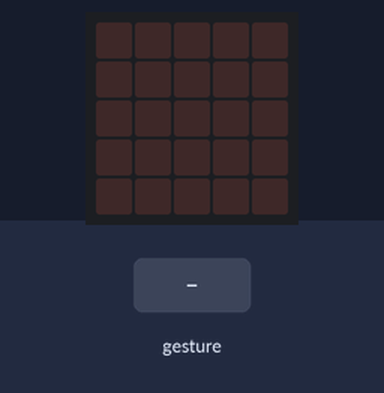
Simulated run of this program. Board: BBC micro:bit (MakeCode). Parts: the board's 5×5 LED display. The inputs (shaded band) are chosen by the test bench. Random numbers come from a fixed seed; a tilt is held for 1.5 s and a shake lasts 1 s, then the board lies face up again.

Above: at 1.2 s.
1.3 s: gesture 'shake'
At 2.3 s:
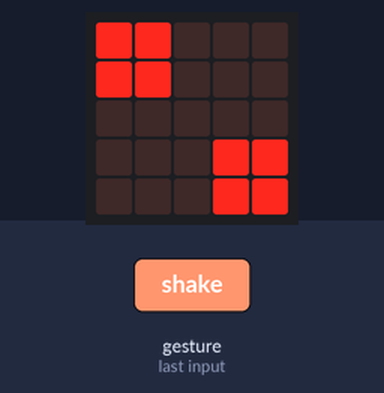
3.0 s: gesture 'shake'
At 3.6 s:
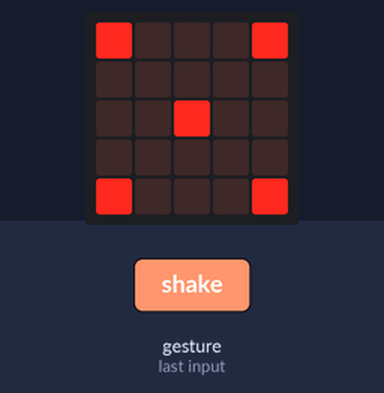
4.7 s: gesture 'shake'
At 6.1 s:
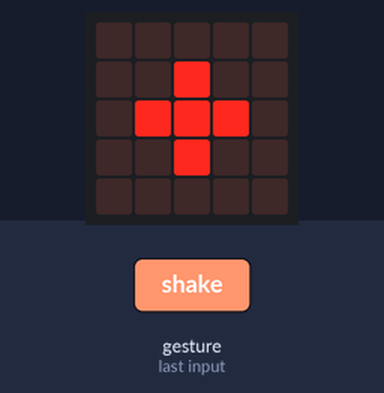
6.4 s: gesture 'shake'
At 7.4 s:
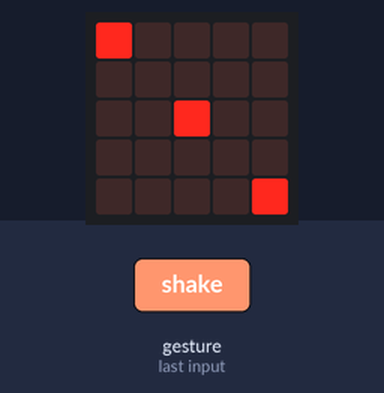
Timing chart, 0 to 9.1 s (numbered marks = the images above; inputs shaded):
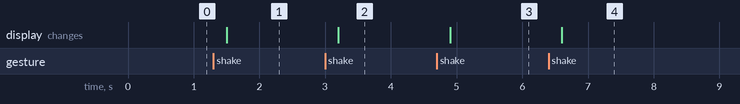

Measured:
- after the input at 1.3 s, the display: changes after 0.20 s (image 1)
- after the input at 3.0 s, the display: changes after 0.20 s (image 2)
- after the input at 4.7 s, the display: changes after 0.20 s (image 3)
- after the input at 6.4 s, the display: changes after 0.20 s (image 4)

The program:

main.ts
```typescript
let number = 0
input.onGesture(Gesture.Shake, function () {
    number = randint(1, 6)
    basic.clearScreen()
    if (number == 1) {
        basic.showLeds(`
            . . . . .
            . . # . .
            . # # # .
            . . # . .
            . . . . .
            `)
    } else if (number == 2) {
        basic.showLeds(`
            # # . . .
            # # . . .
            . . . . .
            . . . # #
            . . . # #
            `)
    } else if (number == 3) {
        basic.showLeds(`
            # . . . .
            . . . . .
            . . # . .
            . . . . .
            . . . . #
            `)
    } else if (number == 4) {
        basic.showLeds(`
            # . . # #
            # . . . .
            . . . . .
            . . . . #
            # # . . #
            `)
    } else if (number == 5) {
        basic.showLeds(`
            # . . . #
            . . . . .
            . . # . .
            . . . . .
            # . . . #
            `)
    } else {
        basic.showLeds(`
            # # . # #
            . . . . .
            # # . # #
            . . . . .
            # # . # #
            `)
    }
})
```

test.ts
```typescript
// テストはここに来ます。このパッケージが拡張機能として使用されるときにはコンパイルされません。
```
